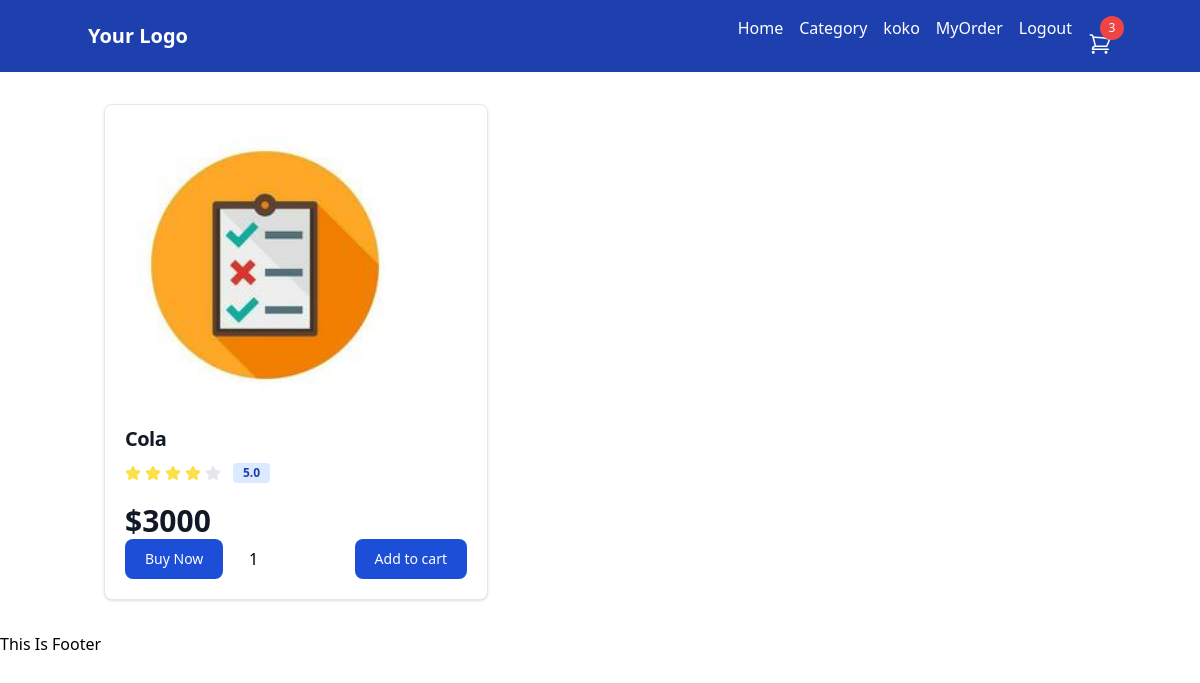
The app's page /product/detail/2/ (signed in) with its own data.
### myshop/models.py (models this page shows, shortened)
class Product(models.Model):
    name = models.CharField(max_length=100)
    image = models.ImageField(default=None)
    category = models.ForeignKey(Category, on_delete=models.CASCADE)
    price = models.IntegerField(default=None)
    qty = models.IntegerField(default=None)
    created_at = models.DateTimeField(default=None)

### myshop/views.py (the view)
# urls.py: path('detail/<int:post_id>/', PorductDetail),
@login_required(login_url='login')
def PorductDetail(request, post_id):
    product = Product.objects.get(id=post_id)
    return render(request, 'productDetail.html',{'product':product})

### utils/context_processors.py (called while the page is built)
def category(request):
    category = Category.objects.all()
    return {'cat':category}

def cartCount(request):
    count = Cart.objects.filter(user_id=request.user.id).count()
    return {'count':count}

### myshop/templates/productDetail.html (shortened to what this page needs)
{% extends "base.html" %}
{% block body %}
    <form id="myForm" method="GET"  class="w-full mx-4 my-8 max-w-sm bg-white border border-gray-200 rounded-lg shadow dark:bg-yellow-800 dark:border-gray-700">
        <a href="#">
            <img class="p-8 rounded-t-lg w-80 h-80" src="{{product.image.url}}" alt="product image" />
        </a>
        <div class="px-5 pb-5">
            <a href="#">
                <h5 class="text-xl font-semibold tracking-tight text-gray-900 dark:text-white">{{product.name}}</h5>
            </a>
            <div class="flex items-center mt-2.5 mb-5">
                <div class="flex items-center space-x-1 rtl:space-x-reverse">
                </div>
                <span class="bg-blue-100 text-blue-800 text-xs font-semibold px-2.5 py-0.5 rounded dark:bg-blue-200 dark:text-blue-800 ms-3">5.0</span>
            </div>
            <div class="flex items-center justify-between">
                <span class="text-3xl font-bold text-gray-900 dark:text-white">${{product.price}}</span>
            </div>
            <div class="flex items-center justify-between">
                <button onclick="summitForm('buynow')" type="submit" class="text-white bg-blue-700 hover:bg-blue-800 focus:ring-4 focus:outline-none focus:ring-blue-300 font-medium rounded-lg text-sm px-5 py-2.5 text-center dark:bg-blue-600 dark:hover:bg-blue-700 dark:focus:ring-blue-800">Buy Now</button>
                <input type="number" class="w-20" name="qty" value="1" min="1" max="10"/>
                <button onclick="summitForm('addtocart')" type="submit" class="text-white bg-blue-700 hover:bg-blue-800 focus:ring-4 focus:outline-none focus:ring-blue-300 font-medium rounded-lg text-sm px-5 py-2.5 text-center dark:bg-blue-600 dark:hover:bg-blue-700 dark:focus:ring-blue-800">Add to cart</button>
            </div>
        </div>
    </form>
{% endblock %}

### templates/header.html (shortened to what this page needs)
<nav class="bg-blue-800 p-4">
    <div class="container mx-auto flex justify-between items-center">
        <a href="#" class="text-white text-xl font-bold">Your Logo</a>
        <div class="flex flex-row space-x-4">
            <a href="/product/list/" class="text-white">Home</a>
            <div class="relative group1">
                <a href="#" class="text-white group1-hover:text-gray-300"> Category </a>
            </div>
            <div class="relative group2">
                <a href="#" class="text-white group2-hover:text-gray-300"> {{ user.username }}</a>
            </div>
            <a href="/product/orderList/" class="text-white">MyOrder</a>
            <a href="/logout/" class="text-white">Logout</a>
            <div class="relative" onClick="window.location='/product/cartList/';">
                <div class="t-0 absolute left-3">
                    <p class="flex h-2 w-2 items-center justify-center rounded-full bg-red-500 p-3 text-xs text-white">
                        {{ count }}
                    </p>
                </div>
            </div>
        </div>
    </div>
</nav>

### records on screen
Product: image (picture), name "Cola", price "3000"

### other values on screen
{{ user.username }} "koko"
{{ count }} "3"
